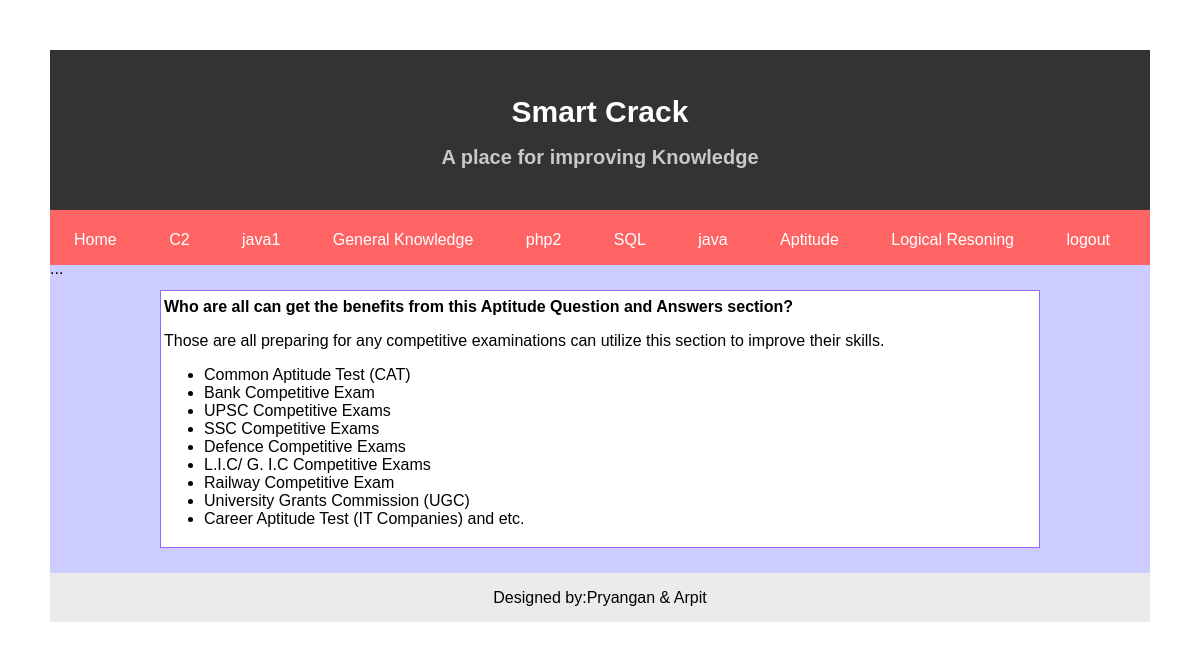
Screenshot of /index1.php with the database file from the repository.
### tables this page shows
CREATE TABLE IF NOT EXISTS `mst_subject` (
  `sub_id` int(5) NOT NULL,
  `sub_name` varchar(25) DEFAULT NULL
);

### dropbox.php (the view, shortened to what this page needs)
<html>
	<head>
	</head>
	<?php $result=mysql_query("select * from mst_subject");
			?>
	<body>
		<nav>
    <ul>
        <li><a href="/OnlineXam/index1.php">Home</a></li>
		<?php while($row=mysql_fetch_array($result)){
			$p=$row['sub_id'];
		?>
        <li class="dropdown">
            <a href="#" name="<?php echo $p;?>"><?php echo $row['sub_name'];?></a>
        </li><?php } ?>
		<li><a href="/OnlineXam/signout.php">logout</a></li>
        ...
            </ul>
	</nav>
</html>

### dropbox.php (style rules this page uses)
nav { background-color:rgb(255,100,100); padding:10px 0; height:5%; }
nav ul { list-style-type:none; margin:0; padding:0; }
nav ul li { display:inline-block; position:relative; }
nav a { line-height:40px; padding:0 12px; margin:0 12px; }
nav a { color:#fff; text-decoration:none; display:block; }
nav li.dropdown > a { background-image:url('../img/arrow-down.png'); background-position:right 20px; background-repeat:no-repeat; }

### index1.php (style rules this page uses)
body { font: 100% "Trebuchet MS", sans-serif; margin: 50px; }

### rows the page displays
mst_subject: sub_name "C2"
mst_subject: sub_name "java1"
mst_subject: sub_name "General Knowledge"
mst_subject: sub_name "php2"
mst_subject: sub_name "SQL"
mst_subject: sub_name "java"
mst_subject: sub_name "Aptitude"
mst_subject: sub_name "Logical Resoning"
